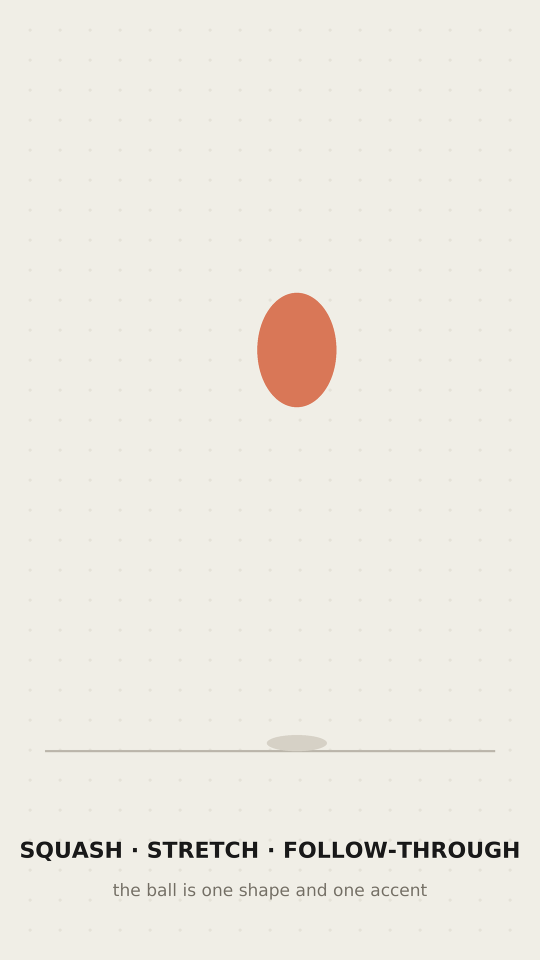
#> input picture 2d-2point5d-demo/frames/f045.png, 1080 x 1920 px (shown at 1/2 size); its folder holds 4 pictures in this run
$ python sheet.py
#> lines starting #> are read from the running program, lines starting #| are printed output that depends on the picture
#!/usr/bin/env python3
"""Contact sheet: six stills, tagged with the beat each one lands on."""
import os
from PIL import Image, ImageDraw, ImageFont

FR = "/usr/share/fonts/truetype/dejavu/DejaVuSans.ttf"
FB = "/usr/share/fonts/truetype/dejavu/DejaVuSans-Bold.ttf"
TILES = [("f045", "1.50s  apex hold"), ("f080", "2.67s  impact + settle"),
         ("f112", "3.73s  THE SPLIT"), ("f130", "4.33s  layers back"),
         ("f200", "6.67s  dolly mid"), ("f350", "11.67s  end card")]
TW, TH = 270, 480
PAD = 18
sheet = Image.new("RGB", (TW * 6 + PAD * 7, TH + PAD * 2 + 46), (240, 238, 230))
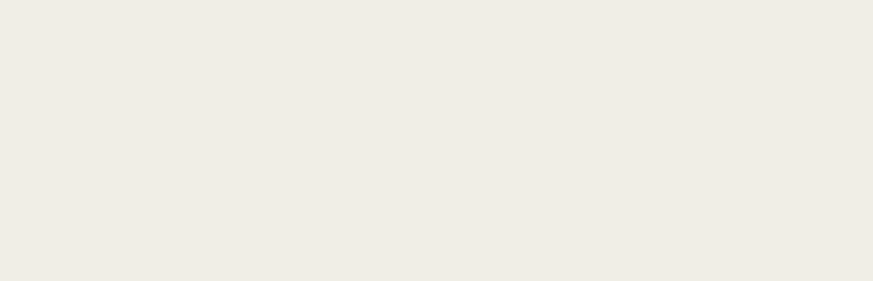
#> sheet: PIL image 1746x562 RGB (shown at 1/2 size); mean R, G, B 240, 238, 230
d = ImageDraw.Draw(sheet)
f = ImageFont.truetype(FR, 19)
for i, (name, label) in enumerate(TILES):
    x = PAD + i * (TW + PAD)
    im = Image.open("frames/%s.png" % name).convert("RGB").resize((TW, TH), Image.LANCZOS)
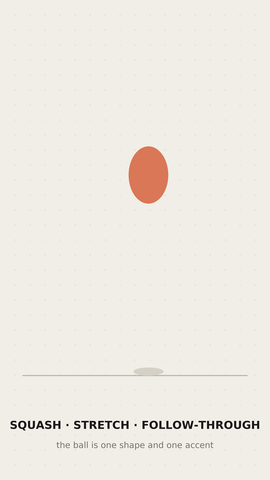
#> im: PIL image 270x480 RGB; mean R, G, B 237.8, 234.4, 226.1
    sheet.paste(im, (x, PAD))
    d.rectangle([x, PAD, x + TW - 1, PAD + TH - 1], outline=(205, 200, 190))
    d.text((x, PAD + TH + 14), label, font=f, fill=(25, 25, 25))
#> pass 2 of the loop `for i, (name, label) in enumerate(TILES):`:
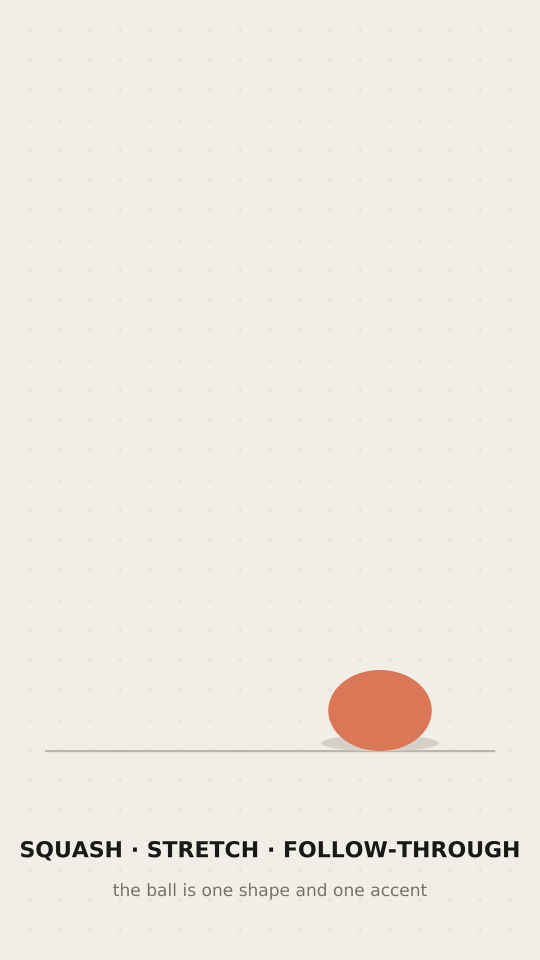
#> input picture 2d-2point5d-demo/frames/f080.png, 1080 x 1920 px (shown at 1/2 size)
#> `im = Image.open("frames/%s.png" % name).convert("RGB").resize((TW, TH)..`:
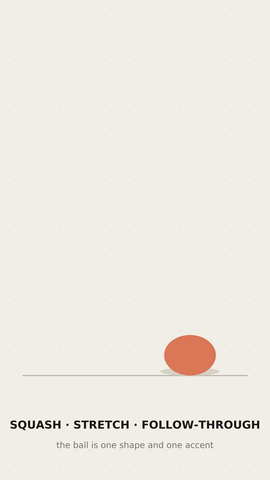
#> im: PIL image 270x480 RGB; mean R, G, B 237.8, 234.6, 226.3
#> `sheet.paste(im, (x, PAD))`:
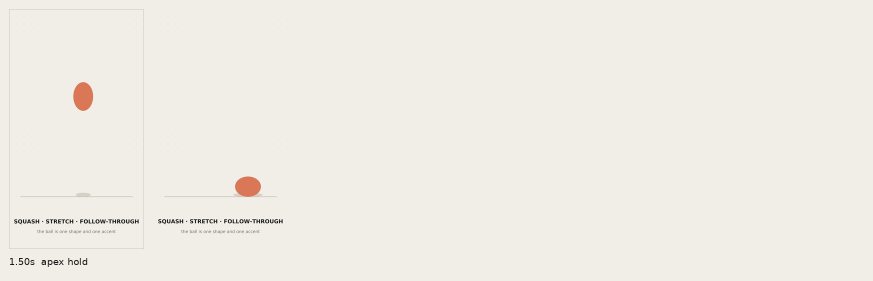
#> sheet: PIL image 1746x562 RGB (shown at 1/2 size); mean R, G, B 239.2, 236.9, 228.8
#> pass 3 of the loop `for i, (name, label) in enumerate(TILES):`:
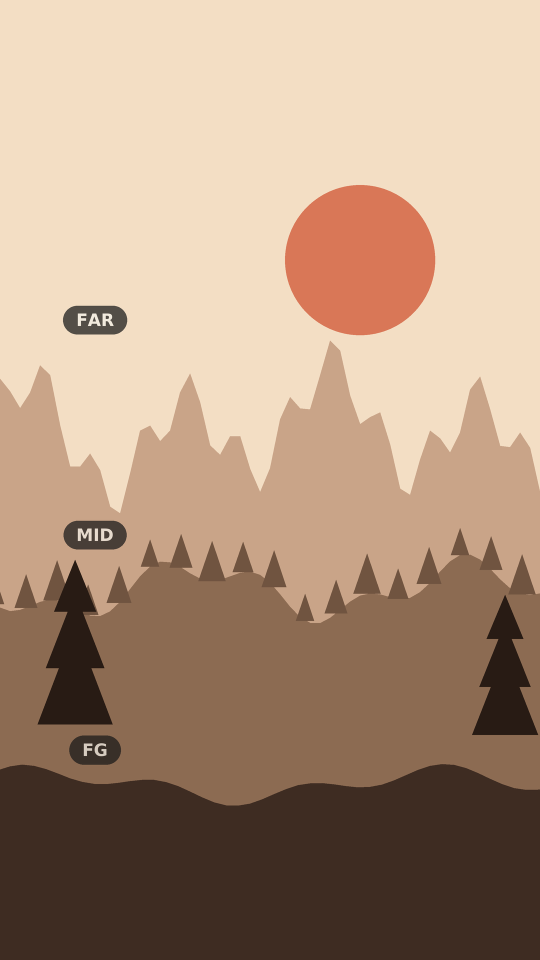
#> input picture 2d-2point5d-demo/frames/f112.png, 1080 x 1920 px (shown at 1/2 size)
#> `im = Image.open("frames/%s.png" % name).convert("RGB").resize((TW, TH)..`:
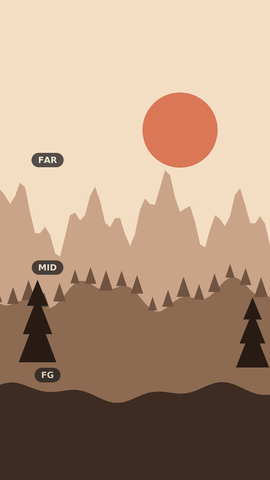
#> im: PIL image 270x480 RGB; mean R, G, B 176.7, 149.3, 126.6
#> `sheet.paste(im, (x, PAD))`:
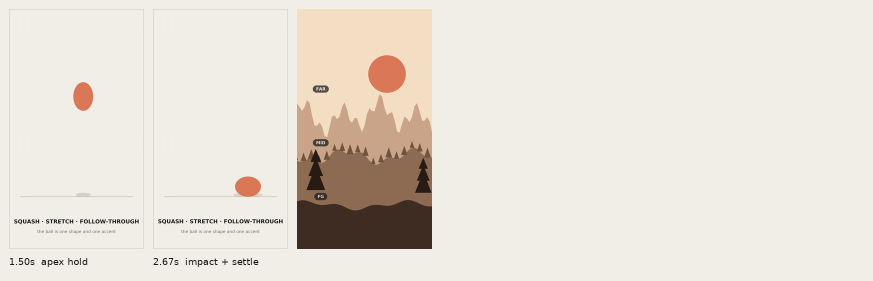
#> sheet: PIL image 1746x562 RGB (shown at 1/2 size); mean R, G, B 230.6, 224.9, 214.9
#> (the run stopped early here; a loop or call above may not have finished)
